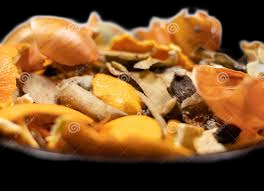
#> input picture data/biological/biological_102.jpg, 264 x 191 px
$ python manual_check.py
#> lines starting #> are read from the running program, lines starting #| are printed output that depends on the picture
import os
import cv2
import shutil

# --- CẤU HÌNH ---
INPUT_DIR = 'data'           # Thư mục CHỜ DUYỆT
APPROVED_DIR = 'data_approved'        # Thư mục ĐÃ DUYỆT
REJECT_DIR = '_REJECTED'    # Thư mục BỊ LOẠI

# Tên cửa sổ
WINDOW_NAME = "Review Data (Left: OK | Right: Delete | Q: Quit)"

# Map ID sang tên
ID_TO_NAME = {
    0: 'battery', 1: 'biological', 2: 'cardboard', 3: 'clothes',
    4: 'glass', 5: 'metal', 6: 'paper', 7: 'plastic', 8: 'shoe', 9: 'trash'
}

COLOR_BOX = (0, 255, 0)      # Xanh lá (cho khung)
COLOR_TEXT = (0, 0, 0)       # ĐEN (cho chữ)
COLOR_WARNING = (0, 0, 255)  # Đỏ (cho cảnh báo lỗi)

# Cấu hình Font chữ
FONT_SCALE_LABEL = 0.4       # Kích thước chữ của nhãn (trên object) - ĐÃ GIẢM
FONT_SCALE_INFO = 0.5        # Kích thước chữ thông tin (trên cùng) - ĐÃ GIẢM
FONT_THICKNESS = 1           # Độ dày nét chữ (mỏng lại cho dễ nhìn)

current_action = None

def on_mouse_click(event, x, y, flags, param):
    global current_action
    if event == cv2.EVENT_LBUTTONDOWN:
        current_action = 'approve'
    elif event == cv2.EVENT_RBUTTONDOWN:
        current_action = 'reject'

def move_file_pair(img_path, dest_root_folder):
    parent_dir = os.path.dirname(img_path)
    sub_folder_name = os.path.basename(parent_dir)

    dest_folder = os.path.join(dest_root_folder, sub_folder_name)
    if not os.path.exists(dest_folder):
        os.makedirs(dest_folder)

    filename = os.path.basename(img_path)
    dest_img_path = os.path.join(dest_folder, filename)
    shutil.move(img_path, dest_img_path)

    txt_path = os.path.splitext(img_path)[0] + ".txt"
    if os.path.exists(txt_path):
        dest_txt_path = os.path.join(dest_folder, os.path.basename(txt_path))
        shutil.move(txt_path, dest_txt_path)

    return dest_folder

def main():
    global current_action

    if not os.path.exists(APPROVED_DIR): os.makedirs(APPROVED_DIR)
    if not os.path.exists(REJECT_DIR): os.makedirs(REJECT_DIR)

    cv2.namedWindow(WINDOW_NAME)
    cv2.setMouseCallback(WINDOW_NAME, on_mouse_click)

    print("="*50)
    print("CHẾ ĐỘ REVIEW BẰNG CHUỘT")
    print("Chuột TRÁI : OK (Duyệt)")
    print("Chuột PHẢI : XÓA (Reject)")
    print("Phím [Q]   : THOÁT")
    print("="*50)

    all_images = []
    for root, dirs, files in os.walk(INPUT_DIR):
        for file in files:
            if file.lower().endswith(('.jpg', '.png', '.jpeg')):
                all_images.append(os.path.join(root, file))

    total = len(all_images)
    if total == 0:
        print(f"Thư mục '{INPUT_DIR}' trống trơn!")
        return

    idx = 0
    while idx < total:
        img_path = all_images[idx]

        if not os.path.exists(img_path):
            idx += 1
            continue

        txt_path = os.path.splitext(img_path)[0] + ".txt"

        img = cv2.imread(img_path)
#> img is the input picture: shape (191, 264, 3); mean B, G, R 43.6, 86, 127.5
        if img is None:
            print(f"Lỗi ảnh: {img_path}")
            move_file_pair(img_path, REJECT_DIR)
            idx += 1
            continue

        h_img, w_img, _ = img.shape
#> h_img = 191; w_img = 264

        num_objects = 0
        has_label = False

        if os.path.exists(txt_path):
            with open(txt_path, 'r') as f:
                lines = f.readlines()
                num_objects = len(lines)

                for line in lines:
                    parts = line.strip().split()
                    if len(parts) == 5:
                        cls_id, x_n, y_n, w_n, h_n = map(float, parts)
                        cls_id = int(cls_id)
                        x_center, y_center = x_n * w_img, y_n * h_img
                        w_box, h_box = w_n * w_img, h_n * h_img
                        x1, y1 = int(x_center - w_box/2), int(y_center - h_box/2)
                        x2, y2 = int(x_center + w_box/2), int(y_center + h_box/2)

                        # Vẽ khung xanh
                        cv2.rectangle(img, (x1, y1), (x2, y2), COLOR_BOX, 2)

                        # Label Text
                        label_name = ID_TO_NAME.get(cls_id, str(cls_id))
                        (w_text, h_text), _ = cv2.getTextSize(label_name, cv2.FONT_HERSHEY_SIMPLEX, FONT_SCALE_LABEL, FONT_THICKNESS)

                        # Vẽ nền trắng nhỏ hơn khớp với chữ bé
                        cv2.rectangle(img, (x1, y1 - h_text - 8), (x1 + w_text, y1), (255, 255, 255), -1)

                        # Vẽ chữ bé
                        cv2.putText(img, label_name, (x1, y1 - 5), cv2.FONT_HERSHEY_SIMPLEX, FONT_SCALE_LABEL, COLOR_TEXT, FONT_THICKNESS)
                        has_label = True

        if not has_label:
            cv2.putText(img, "NO LABEL", (50, 50), cv2.FONT_HERSHEY_SIMPLEX, 1, COLOR_WARNING, 2)

        # Resize hiển thị
        display_h = 800
        if h_img > display_h:
            scale = display_h / h_img
            new_w = int(w_img * scale)
            img = cv2.resize(img, (new_w, display_h))

        # --- Hiển thị thông tin Header ---
        # Thanh trắng trên cùng (nhỏ lại, cao 30px thay vì 40px)
        cv2.rectangle(img, (0, 0), (img.shape[1], 30), (255, 255, 255), -1)

        info = f"[{idx+1}/{total}] Objects: {num_objects} | {os.path.basename(img_path)}"
        # Chữ bé và mảnh hơn
        cv2.putText(img, info, (10, 20), cv2.FONT_HERSHEY_SIMPLEX, FONT_SCALE_INFO, COLOR_TEXT, FONT_THICKNESS)
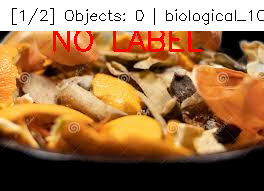
#> img: shape (191, 264, 3); mean B, G, R 75.2, 113.6, 156.2

        cv2.imshow(WINDOW_NAME, img)

        current_action = None
        while current_action is None:
            key = cv2.waitKey(20) & 0xFF
#> (key q is pressed here)
            if key == ord('q') or key == 27:
                current_action = 'quit'
                break

        if current_action == 'quit':
            print("\nĐã thoát.")
            break

        elif current_action == 'approve':
            dest = move_file_pair(img_path, APPROVED_DIR)
            print(f"OK ({num_objects} objs): {os.path.basename(img_path)}")
            idx += 1

        elif current_action == 'reject':
            dest = move_file_pair(img_path, REJECT_DIR)
            print(f"Xóa: {os.path.basename(img_path)}")
            idx += 1

    cv2.destroyAllWindows()
    if idx >= total:
        print("\nĐÃ DUYỆT XONG TOÀN BỘ!")

if __name__ == "__main__":
    main()
